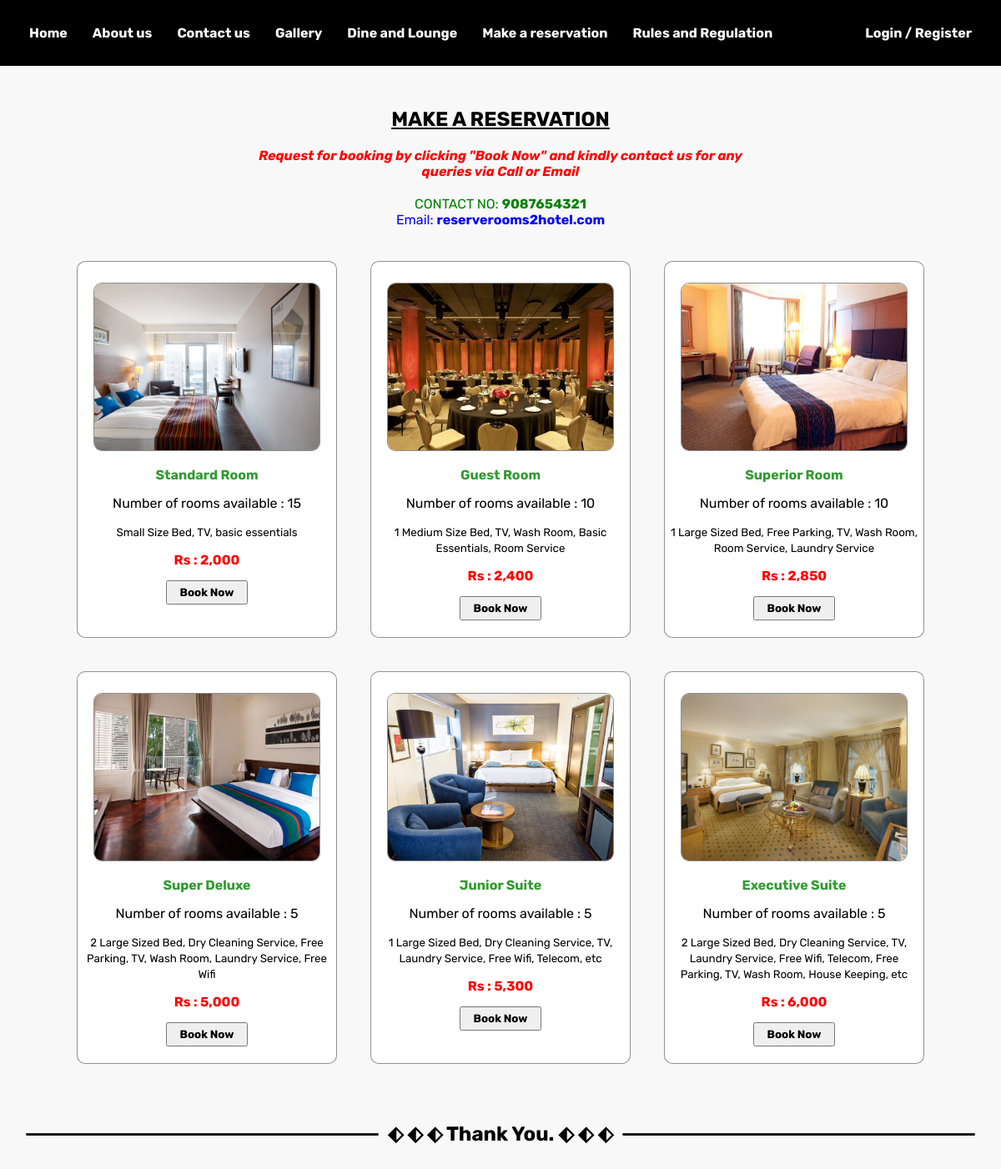
Page /pages/reservation.php on the committed database.
### tables this page shows
CREATE TABLE `room_category` (
  `room_id` int(50) NOT NULL,
  `room_cat_type` varchar(500) NOT NULL,
  `room_cat_feature` varchar(500) NOT NULL,
  `room_cat_rate` varchar(500) NOT NULL,
  `room_count` int(50) NOT NULL,
  `room_cat_img` varchar(100) NOT NULL
);

### pages/reservation.php (the view, shortened to what this page needs)
<?php
	include 'connection.php';
    function roomBookFun($room_id){
        $uid= isset($_SESSION['user_id']) ? $_SESSION['user_id'] : "null";
        if($uid!="null" && $uid!=null){
            $_SESSION['room_book_id']=$room_id;
            echo "document.getElementById('book_dialog_form_container').style.display='block'";
        }
        else{
            echo "
                alert('User not logged in !! Please login to make the Book Request !');
                window.location.href='login.php';
            ";
        }
    }
?>
<!DOCTYPE html>
<html id="reservation_html">
	<head>
        <link rel="stylesheet" href="https://cdnjs.cloudflare.com/ajax/libs/font-awesome/4.7.0/css/font-awesome.min.css">
        <link rel="stylesheet" href="../css/reservation_css.css"/>
	</head>
	<body>
        <?php include'navbar.php'; ?>
		<div id="reservation_main_container" style="overflow:auto">
			<center style="padding-top: 50px;">
				<h2 style="text-decoration: underline;">MAKE A RESERVATION</h2>
				<marquee id="reserve_des_txt"><b><i>Request for booking by clicking "Book Now" and kindly contact us for any queries via Call or Email</i></b></marquee>
				<p style="color:green">CONTACT NO: <b>9087654321</b></p>
				<p style="color:blue">Email: <b>reserverooms2hotel.com</b></p>
			</center>
			<div id="reserve_hostel_details">
                <?php
                     $room_cat_res= mysqli_query($conn,"SELECT * FROM room_category");
                        while($row=mysqli_fetch_array($room_cat_res)){
                            $room_cat_type= $row['room_cat_type'];
                            $room_cat_feature= $row['room_cat_feature'];
                            $room_cat_rate= $row['room_cat_rate'];
                            $room_count= $row['room_count'];
                            $room_cat_img= $row['room_cat_img'];
                            echo '
                                <div style="width: 300px">
                                    <img src = "'.$room_cat_img.'"/>
                                    <h4 style = "color:rgba(50, 155, 50, 1);">'.$room_cat_type.'</h4>
                                    <p>Number of rooms available : '.$room_count.'</p>
                                    <p><small>'.$room_cat_feature.'</small></p>
                                    <p><b style = "color:red;">Rs : '.$room_cat_rate.'</b></p>
                            ';
                ?>
                                <button id="room_cat_book_btn" onclick="<?php roomBookFun($row['room_id']) ?>">Book Now</button>
                            </div>
                <?php   } ?>
			</div>
			<div id="reserve_end_div">
				<hr>
				<h2 style="text-align: center; margin: 0px 10px;">&#x2B16; &#x2B16; &#x2B16; Thank You. &#x2B16; &#x2B16; &#x2B16;</h2>
				<hr>
			</div>
		</div>
	</body>
</html>

### pages/navbar.php (shortened to what this page needs)
<?php
    $uid= isset($_SESSION['user_id']) ? $_SESSION['user_id'] : null;
?>
<html>
    <head>
        <link rel="stylesheet" href="https://cdnjs.cloudflare.com/ajax/libs/font-awesome/4.7.0/css/font-awesome.min.css">
		<link rel="stylesheet" href="../css/nav_bar_css.css"/>
    </head>
    <body>
        <nav id="nav_menu">
                <ul id="nav_menu_ul">
                    <li><a href = "index.php">Home</a></li>
                    <li><a href = "aboutus.php">About us</a></li>
                    <li><a href = "contactus.php">Contact us</a></li>
                    <li><a href = "gallery.php">Gallery</a></li>
                    <li><a href = "dineandlounge.php">Dine and Lounge</a></li>
                    <li><a href = "reservation.php">Make a reservation</a></li>
                    <li><a href = "rulesandregulation.php">Rules and Regulation</a></li>
                </ul>
                <ul id="nav_menu_ul_acc">
                    <li style="display: <?php if($uid!=null){ echo "none"; }else{ echo "flex"; } ?>;"><a href="login.php">Login / Register</a></li>
                </ul>
            </nav>
    </body>
</html>

### css/reservation_css.css (style rules this page uses)
* { font-family: 'Rubik'; list-style: none; text-decoration: none; margin: 0; padding: 0; }
html { overflow: hidden; }
body { background-color: rgb(248, 248, 248); }
#reservation_main_container { position: absolute; height: 90.1%; overflow: auto; }
#reserve_hostel_details { display: flex; flex-direction: row; flex-wrap: wrap; justify-content: center; margin-top: 20px; }
#reserve_hostel_details * { text-align: center; }
#reserve_hostel_details div { border: 1px solid rgba(0, 0, 0, 0.432); border-radius: 10px; padding: 5px; margin: 20px; justify-content: center; background-color: #fff; }
#reserve_hostel_details div * { margin-top: 15px; }
#reserve_hostel_details * img { width: 90%; height: 200px; border-radius: 10px; object-fit: cover; margin-top: 20px; border: 1px solid rgba(0, 0, 0, 0.438); }
#reserve_des_txt { color:red; width: 50%; margin: 20px 0px; }
#reserve_end_div { display: flex; flex-direction: row; flex-wrap: nowrap; text-align: center; align-items: center; margin: 50px 30px; }
#reserve_end_div hr { height: 3px; flex: 1; background-color: rgb(24, 22, 22); border-radius: 10px; border: 1px solid #fff; }
#room_cat_book_btn { padding: 5px 15px; margin: 15px 0px; font-weight: bold; }

### css/nav_bar_css.css (style rules this page uses)
* { font-family: 'Rubik'; list-style: none; text-decoration: none; }
#nav_menu { display: flex; flex-direction: row; background-color: rgba(0, 0, 0); padding: 15px; justify-content: space-between; }
#nav_menu_ul_acc { color: white; }
#nav_menu_ul, #nav_menu_ul_acc { display: flex; flex-direction: row; padding: 5px; align-items: center; text-align: center; }
#nav_menu_ul li a, #nav_menu_ul_acc li a { padding: 10px 15px; color: white; font-weight: bold; border-radius: 5px; }

### rows in the picture
room_category: room_cat_img (picture), room_cat_type "Standard Room", room_count "15", room_cat_feature "Small Size Bed, TV, basic essentials", room_cat_rate "2,000"
room_category: room_cat_img (picture), room_cat_type "Guest Room", room_count "10", room_cat_feature "1 Medium Size Bed, TV, Wash Room, Basic Essentials, Room Service", room_cat_rate "2,400"
room_category: room_cat_img (picture), room_cat_type "Superior Room", room_count "10", room_cat_feature "1 Large Sized Bed, Free Parking, TV, Wash Room, Room Service, Laundry Service", room_cat_rate "2,850"
room_category: room_cat_img (picture), room_cat_type "Super Deluxe", room_count "5", room_cat_feature "2 Large Sized Bed, Dry Cleaning Service, Free Parking, TV, Wash Room, Laundry Service, Free Wifi", room_cat_rate "5,000"
room_category: room_cat_img (picture), room_cat_type "Junior Suite", room_count "5", room_cat_feature "1 Large Sized Bed, Dry Cleaning Service, TV, Laundry Service, Free Wifi, Telecom, etc", room_cat_rate "5,300"
room_category: room_cat_img (picture), room_cat_type "Executive Suite", room_count "5", room_cat_feature "2 Large Sized Bed, Dry Cleaning Service, TV, Laundry Service, Free Wifi, Telecom, Free Parking, TV, Wash Room, House Keeping, etc", room_cat_rate "6,000"
